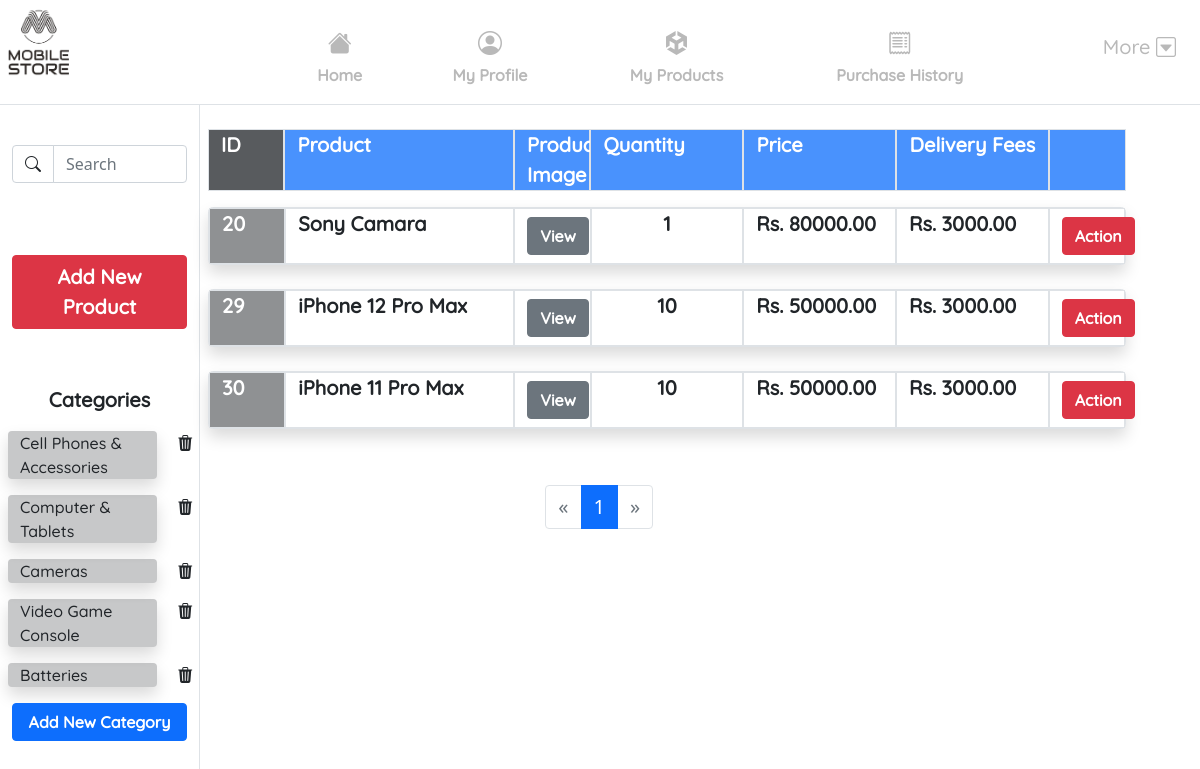
Page /manageProducts.php (signed in) on the committed database.
### tables this page shows
CREATE TABLE `category` (
  `id` int(11) NOT NULL,
  `name` varchar(50) DEFAULT NULL,
  `status_id` int(11) DEFAULT NULL
);

CREATE TABLE `product` (
  `id` int(11) NOT NULL,
  `price` double DEFAULT NULL,
  `qty` int(11) DEFAULT NULL,
  `description` text DEFAULT NULL,
  `title` varchar(100) DEFAULT NULL,
  `datetime_added` datetime DEFAULT NULL,
  `delivery_fee` double DEFAULT NULL,
  `status_id` int(11) NOT NULL,
  `category_id` int(11) NOT NULL,
  `model_has_brand_id` int(11) NOT NULL,
  `color_id` int(11) NOT NULL,
  `condition_id` int(11) NOT NULL,
  `users_email` varchar(100) NOT NULL
);

### connection.php (called while the page is built, shortened)
<?php
class Database {
    public static $connection;
    public static function setUpConnection() {
        if (!isset(Database::$connection)) {
            Database::$connection = new mysqli("localhost", "root", "", "webvivadb", "3306");
        }
    }
    public static function search($query, $types = '', ...$params) {
        $stmt = Database::$connection->prepare($query);
        $stmt->execute();
        $result = $stmt->get_result();
        return $result;
    }
}
?>

### manageProducts.php (the view, shortened to what this page needs)
<?php
require "connection.php";
?>
<!DOCTYPE html>
<html>
<head>
    <link rel="stylesheet" href="bootstrap.css">
    <link rel="stylesheet" href="style.css">
    <link rel="stylesheet" href="https://cdn.jsdelivr.net/npm/bootstrap-icons@1.9.1/font/bootstrap-icons.css">
</head>
<body>
    <?php
    require "header.php";
    ?>
    <div class="container-fluid">
        <div class="row">
            <div class="col-12 col-lg-2 bg-opacity-10  border-end" style="height: 100vh;">
                <div class="row my-3">
                    <div class="col-12 mt-3">
                        <div class="row my-2">
                            <div class="input-group mb-3">
                                <span class="input-group-text bg-white" id="basic-addon1"><i class="bi bi-search"></i></span>
                                <input type="text" class="form-control" placeholder="Search" aria-label="Search" aria-describedby="basic-addon1">
                            </div>
                        </div>
                        <div class="row my-2">
                            <div class="col-12 d-grid mt-5">
                                <a href="addProduct.php" class="font-quicksand fw-bold fs-5 btn btn-danger">Add New Product</a>
                            </div>
                        </div>
                        <div class="row my-2">
                            <div class="col-12 mt-5 text-center">
                                <span class="font-quicksand fs-5 fw-bold">Categories</span>
                            </div>
                        </div>
                        <?php
                        $category_rs = Database::search("SELECT * FROM `category` WHERE `status_id`='1'");
                        $category_rs_num = $category_rs->num_rows;
                        for ($x = 0; $x < $category_rs_num; $x++) {
                            $category_data = $category_rs->fetch_assoc();
                        ?>
                            <div class="row my-2 mt-3">
                                <div class="col-9 bg-dark bg-opacity-25 mx-2 rounded shadow">
                                    <span class="font-quicksand fs-6" id="<?php echo $category_data["id"]; ?>"><?php echo $category_data["name"]; ?></span>
                                </div>
                                <div class="col-1 text-center">
                                    <span class="name" id="<?php echo $category_data["name"]; ?>" onclick='deleteCategory("<?php echo $category_data["id"]; ?>");'><i class="bi bi-trash3-fill"></i></span>
                                </div>
                            </div>
                        <?php
                        }
                        ?>
                        <div class="row mt-3">
                            <div class="col-12 text-center d-grid">
                                <button class="btn btn-primary fw-bold font-quicksand" onclick="addNewCategory();">Add New Category</button>
                            </div>
                        </div>
                    </div>
                </div>
            </div>
            <div class="col-12 col-lg-10">
                <div class="row my-3 g-2 gx-2">
                    <div class="col-11 mx-2">
                        <div class="row rounded">
                            <div class="col-1 bg-dark bg-opacity-75 border">
                                <span class="font-quicksand fs-5 fw-bold text-white">ID</span>
                            </div>
                            <div class="col-5 bg-primary bg-opacity-75 border col-lg-3">
                                <span class="font-quicksand fs-5 fw-bold text-white">Product</span>
                            </div>
                            <div class="col-1 bg-primary bg-opacity-75 border d-none d-lg-block">
                                <span class="font-quicksand fs-5 fw-bold text-white">Product Image</span>
                            </div>
                            <div class="col-3 bg-primary bg-opacity-75 border  d-none d-lg-block col-lg-2">
                                <span class="font-quicksand fs-5 fw-bold text-white">Quantity</span>
                            </div>
                            <div class="col-6 bg-primary bg-opacity-75 border col-lg-2">
                                <span class="font-quicksand fs-5 fw-bold text-white">Price</span>
                            </div>
                            <div class="col-2 bg-primary bg-opacity-75 border d-none d-lg-block">
                                <span class="font-quicksand fs-5 fw-bold text-white">Delivery Fees</span>
                            </div>
                            <div class="col-1 bg-primary bg-opacity-75 border d-none d-lg-block">
                            </div>
                        </div>
                    </div>
                    <?php
                    $total_records = Database::search("SELECT COUNT(*) FROM `product` WHERE `users_email`='" . $_SESSION["user"]["email"] . "'")->fetch_row()[0];
                    $records_per_page = 10;
                    $total_pages = ceil($total_records / $records_per_page);
                    $current_page = isset($_GET['page']) ? $_GET['page'] : 1;
                    $offset = ($current_page - 1) * $records_per_page;
                    $product_rs = Database::search("SELECT * FROM `product` WHERE `users_email`='" . $_SESSION["user"]["email"] . "' LIMIT $offset, $records_per_page");
                    $product_rs_num = $product_rs->num_rows;
                    for ($x = 0; $x < $product_rs_num; $x++) {
                        $product_data = $product_rs->fetch_assoc();
                        $imagers = Database::search("SELECT * FROM `images` WHERE `product_id`='" . $product_data["id"] . "'");
                        $image = $imagers->fetch_assoc();
                    ?>
                        <div class="col-11 mx-2">
                            <div class="row border rounded-3 bg-white shadow my-2">
                                <div class="col-1 bg-dark bg-opacity-50 border">
                                    <span class="font-quicksand fs-5 fw-bold text-white"><?php echo $product_data["id"]; ?></span>
                                </div>
                                <div class="col-5 border col-lg-3">
                                    <span class="font-quicksand fs-5 fw-bold "><?php echo $product_data["title"]; ?></span>
                                </div>
                                <div class="col-1 border d-none d-lg-block d-grid text-center">
                                    <label class="btn btn-secondary my-2 font-quicksand fw-bold" onclick='viewPImage("<?php echo $product_data["title"]; ?>","<?php echo $image["code"]; ?>");'>View</label>
                                </div>
                                <div class="col-3 border  d-none d-lg-block col-lg-2 text-center">
                                    <span class="font-quicksand fs-5 fw-bold"><?php echo $product_data["qty"]; ?></span>
                                </div>
                                <div class="col-6 border col-lg-2">
                                    <span class="font-quicksand fs-5 fw-bold ">Rs. <?php echo $product_data["price"]; ?>.00</span>
                                </div>
                                <div class="col-2 border d-none d-lg-block">
                                    <span class="font-quicksand fs-5 fw-bold">Rs. <?php echo $product_data["delivery_fee"]; ?>.00</span><br />
                                </div>
                                <div class="col-1 border d-none d-lg-block d-grid text-center">
                                    <label class="btn btn-danger my-2 font-quicksand fw-bold" id="<?php echo $product_data["id"]; ?>" onclick='productStatusChangeModal("<?php echo $product_data["id"]; ?>");'>Action</label>
                                </div>
                            </div>
                        </div>
                    <?php
                    }
                    ?>
                </div>
                <div class="col-12 my-5">
                    <div class="row">
                        <div class="col-4"></div>
                        <div class="col-4">
                            <nav aria-label="Page navigation example" class="fs-5">
                                <ul class="pagination">
                                    <li class="page-item <?php echo ($current_page == 1) ? 'disabled' : ''; ?>">
                                        <a class="page-link" href="?page=<?php echo ($current_page - 1); ?>" aria-label="Previous">
                                            <span aria-hidden="true">&laquo;</span>
                                        </a>
                                    </li>
                                    <?php for ($i = 1; $i <= $total_pages; $i++) { ?>
                                        <li class="page-item <?php echo ($i == $current_page) ? 'active' : ''; ?>">
                                            <a class="page-link" href="?page=<?php echo $i; ?>"><?php echo $i; ?></a>
                                        </li>
                                    <?php } ?>
                                    <li class="page-item <?php echo ($current_page == $total_pages) ? 'disabled' : ''; ?>">
                                        <a class="page-link" href="?page=<?php echo ($current_page + 1); ?>" aria-label="Next">
                                            <span aria-hidden="true">&raquo;</span>
                                        </a>
                                    </li>
                                </ul>
                            </nav>
                        </div>
                        <div class="col-4"></div>
                    </div>
                </div>
            </div>
            </div>
        </div>
</body>
</html>

### style.css (style rules this page uses)
.font-quicksand { font-family: "QuickSand"; }
.name { cursor: pointer; }

### rows in the picture
category: name "Cell Phones & Accessories"
category: name "Computer & Tablets"
category: name "Cameras"
category: name "Video Game Console"
category: name "Batteries"
product: id "20", title "Sony Camara", qty "1", price "80000", delivery_fee "3000"
product: id "29", title "iPhone 12 Pro Max", qty "10", price "50000", delivery_fee "3000"
product: id "30", title "iPhone 11 Pro Max", qty "10", price "50000", delivery_fee "3000"
